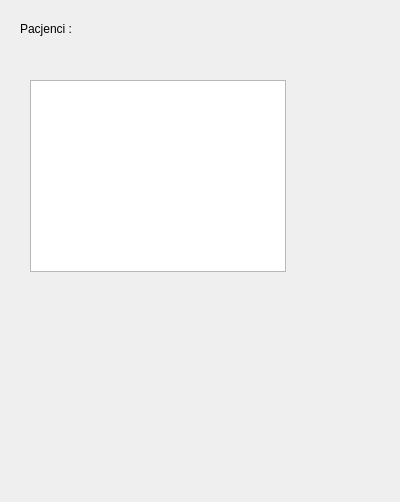
<?xml version="1.0" encoding="UTF-8"?>
<ui version="4.0">
 <class>baza_pacjentow</class>
 <widget class="QDialog" name="baza_pacjentow">
  <property name="geometry">
   <rect>
    <x>0</x>
    <y>0</y>
    <width>400</width>
    <height>502</height>
   </rect>
  </property>
  <property name="windowTitle">
   <string>Dialog</string>
  </property>
  <widget class="QLabel" name="label">
   <property name="geometry">
    <rect>
     <x>20</x>
     <y>20</y>
     <width>67</width>
     <height>17</height>
    </rect>
   </property>
   <property name="text">
    <string>Pacjenci :</string>
   </property>
  </widget>
  <widget class="QListWidget" name="listWidget">
   <property name="geometry">
    <rect>
     <x>30</x>
     <y>80</y>
     <width>256</width>
     <height>192</height>
    </rect>
   </property>
  </widget>
 </widget>
 <resources/>
 <connections/>
</ui>
